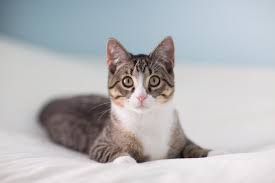
#> input picture Python/InitiOpencv/Photos/cat.jfif, 275 x 183 px
$ python contours.py
#> lines starting #> are read from the running program, lines starting #| are printed output that depends on the picture; after the words box and inside, x2 and y2 are one past the last pixel; in counts of white or black regions, pixels touching at a corner belong together
import cv2 as cv
import numpy as np

img = cv.imread("Photos/cat.jfif")
#> img is the input picture: shape (183, 275, 3); mean B, G, R 186.4, 183.4, 182.9

cv.imshow('original', img)

blank = np.zeros(img.shape, dtype='uint8')
cv.imshow('Blank', blank)
print(img.shape[:2])
#| (183, 275)

gray = cv.cvtColor(src=img, code=cv.COLOR_BGR2GRAY)
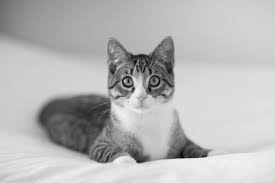
#> gray: shape (183, 275); min 2, max 250, mean 183.6
cv.imshow('Gray', gray)

blur = cv.blur(src=img, ksize=(3,3))

canny = cv.Canny(blur, 125,175)
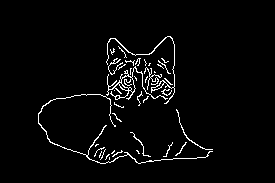
#> canny: shape (183, 275); 3.2% white in thin lines or dots, all inside (x1, y1, x2, y2) = (38, 36, 213, 164)
cv.imshow('CannyEdge', canny)

# ret, thresh = cv.threshold(src=gray,thresh=125,maxval=250,type=cv.THRESH_BINARY)
contours, hierarchies = cv.findContours(canny, cv.RETR_LIST, cv.CHAIN_APPROX_SIMPLE)
#> contours = 46 contours, 40 with area under 20; largest, box (x1, y1, x2, y2) and area: (106, 66, 168, 100) 248, (121, 75, 136, 93) 132, (106, 36, 175, 104) 92, (38, 94, 213, 164) 68, (151, 80, 165, 91) 38, (118, 82, 129, 91) 28
print(f'{len(contours)} contours found!')
#| 46 contours found!


cv.drawContours(blank, contours,-1,(0,0,255),2)
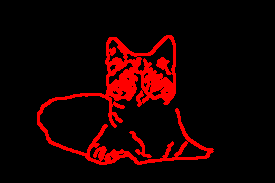
#> blank: shape (183, 275, 3); mean of channels 0, 1, 2 0, 0, 25.1; drawn as B, G, R
cv.imshow('Contour', blank)


cv.waitKey(0)

$ run again, with Python/InitiOpencv/Photos/men.jfif copied over Python/InitiOpencv/Photos/cat.jfif
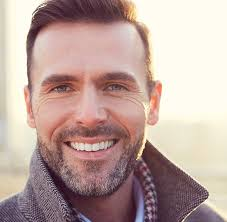
#> input picture Python/InitiOpencv/Photos/men.jfif, 227 x 222 px
#> img is the input picture: shape (222, 227, 3); mean B, G, R 158.1, 164.8, 188.7
#| (222, 227)
#> `canny = cv.Canny(blur, 125,175)`:
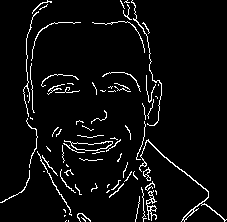
#> canny: shape (222, 227); 4.9% white in thin lines or dots
#> contours = 87 contours, 78 with area under 20; largest, box (x1, y1, x2, y2) and area: (64, 140, 113, 151) 237, (71, 141, 113, 151) 222, (139, 139, 227, 222) 145, (146, 190, 157, 221) 84, (143, 167, 151, 181) 38
#| 87 contours found!
#> `cv.drawContours(blank, contours,-1,(0,0,255),2)`:
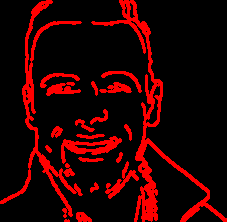
#> blank: shape (222, 227, 3); mean of channels 0, 1, 2 0, 0, 39.4; drawn as B, G, R
